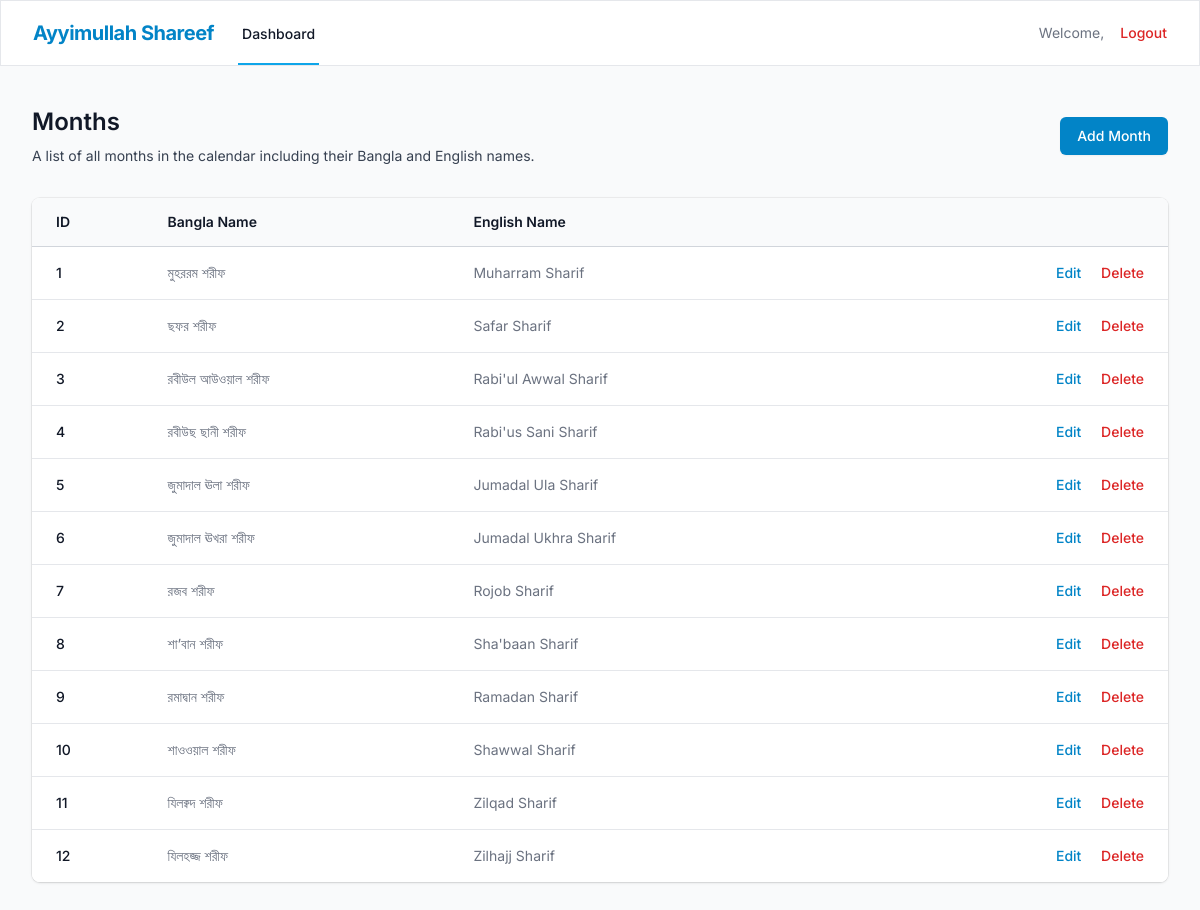
The app's page /dashboard (signed in) with its own data.
### api/models.py (models this page shows)
class Month(Base):
    __tablename__ = "months"
    id = Column(Integer, primary_key=True, index=True)
    month_bn = Column(String, index=True)
    month_en = Column(String, index=True)
    events = relationship("Event", back_populates="month", cascade="all, delete-orphan")

### api/routers/dashboard.py (the view)
@router.get("/dashboard", response_class=HTMLResponse)
async def dashboard(request: Request, db: Session = Depends(database.get_db)):
    user = get_current_user_from_cookie(request, db)
    if not user:
        return RedirectResponse(url="/login")
    months = crud.get_months(db)
    return templates.TemplateResponse("dashboard.html", {"request": request, "user": user, "months": months})

### api/templates/dashboard.html (shortened to what this page needs)
{% extends "base.html" %}
{% block content %}
<div class="sm:flex sm:items-center">
    <div class="sm:flex-auto">
        <h1 class="text-2xl font-semibold text-gray-900">Months</h1>
        <p class="mt-2 text-sm text-gray-700">A list of all months in the calendar including their Bangla and English names.</p>
    </div>
    <div class="mt-4 sm:mt-0 sm:ml-16 sm:flex-none">
        <button onclick="document.getElementById('add-month-modal').classList.remove('hidden')" class="inline-flex items-center justify-center rounded-md border border-transparent bg-primary-600 px-4 py-2 text-sm font-medium text-white shadow-sm hover:bg-primary-700 focus:outline-none focus:ring-2 focus:ring-primary-500 focus:ring-offset-2 sm:w-auto transition-all">
            Add Month
        </button>
    </div>
</div>
<div class="mt-8 flex flex-col">
    <div class="-my-2 -mx-4 overflow-x-auto sm:-mx-6 lg:-mx-8">
        <div class="inline-block min-w-full py-2 align-middle md:px-6 lg:px-8">
            <div class="overflow-hidden shadow ring-1 ring-black ring-opacity-5 md:rounded-lg">
                <table class="min-w-full divide-y divide-gray-300 bg-white">
                    <thead class="bg-gray-50">
                        <tr>
                            <th scope="col" class="py-3.5 pl-4 pr-3 text-left text-sm font-semibold text-gray-900 sm:pl-6">ID</th>
                            <th scope="col" class="px-3 py-3.5 text-left text-sm font-semibold text-gray-900">Bangla Name</th>
                            <th scope="col" class="px-3 py-3.5 text-left text-sm font-semibold text-gray-900">English Name</th>
                            <th scope="col" class="relative py-3.5 pl-3 pr-4 sm:pr-6">
                            </th>
                        </tr>
                    </thead>
                    <tbody class="divide-y divide-gray-200 bg-white">
                        {% for month in months %}
                        <tr class="hover:bg-gray-50 transition-colors">
                            <td class="whitespace-nowrap py-4 pl-4 pr-3 text-sm font-medium text-gray-900 sm:pl-6">{{ month.id }}</td>
                            <td class="whitespace-nowrap px-3 py-4 text-sm text-gray-500 font-bangla">{{ month.month_bn }}</td>
                            <td class="whitespace-nowrap px-3 py-4 text-sm text-gray-500">{{ month.month_en }}</td>
                            <td class="relative whitespace-nowrap py-4 pl-3 pr-4 text-right text-sm font-medium sm:pr-6">
                                <a href="/dashboard/months/{{ month.id }}" class="text-primary-600 hover:text-primary-900 mr-4">Edit<span class="sr-only">, {{ month.month_en }}</span></a>
                                <button onclick="deleteMonth({{ month.id }})" class="text-red-600 hover:text-red-900">Delete<span class="sr-only">, {{ month.month_en }}</span></button>
                            </td>
                        </tr>
                        {% endfor %}
                    </tbody>
                </table>
            </div>
        </div>
    </div>
</div>
{% endblock %}

### api/templates/base.html (shortened to what this page needs)
<!DOCTYPE html>
<html lang="en" class="h-full bg-gray-50">
<head>
    <script src="https://cdn.tailwindcss.com"></script>
</head>
<body class="h-full">
    <div class="min-h-full">
        {% if user %}
        <nav class="bg-white border-b border-gray-200 glass sticky top-0 z-50">
            <div class="max-w-7xl mx-auto px-4 sm:px-6 lg:px-8">
                <div class="flex justify-between h-16">
                    <div class="flex">
                        <div class="flex-shrink-0 flex items-center">
                            <h1 class="text-xl font-bold text-primary-600 tracking-tight">Ayyimullah Shareef</h1>
                        </div>
                        <div class="hidden sm:ml-6 sm:flex sm:space-x-8">
                            <a href="/dashboard" class="border-primary-500 text-gray-900 inline-flex items-center px-1 pt-1 border-b-2 text-sm font-medium">
                                Dashboard
                            </a>
                        </div>
                    </div>
                    <div class="hidden sm:ml-6 sm:flex sm:items-center">
                        <div class="ml-3 relative flex items-center gap-4">
                            <span class="text-sm text-gray-500">Welcome, </span>
                            <a href="/logout" class="text-sm font-medium text-red-600 hover:text-red-500 transition-colors">
                                Logout
                            </a>
                        </div>
                    </div>
                </div>
            </div>
        </nav>
        {% endif %}
        <main class="py-10">
            <div class="max-w-7xl mx-auto px-4 sm:px-6 lg:px-8">
                {% block content %}{% endblock %}
            </div>
        </main>
    </div>
</body>
</html>

### api/templates/base.html (style rules this page uses)
body { font-family: 'Inter', sans-serif; }
.glass { background: rgba(255, 255, 255, 0.7); backdrop-filter: blur(10px); -webkit-backdrop-filter: blur(10px); border: 1px solid rgba(255, 255, 255, 0.18); }

### records on screen
Month: id "1", month_bn "মুহররম শরীফ", month_en "Muharram Sharif"
Month: id "2", month_bn "ছফর শরীফ", month_en "Safar Sharif"
Month: id "3", month_bn "রবীউল আউওয়াল শরীফ", month_en "Rabi'ul Awwal Sharif"
Month: id "4", month_bn "রবীউছ ছানী শরীফ", month_en "Rabi'us Sani Sharif"
Month: id "5", month_bn "জুমাদাল ঊলা শরীফ", month_en "Jumadal Ula Sharif"
Month: id "6", month_bn "জুমাদাল ঊখরা শরীফ", month_en "Jumadal Ukhra Sharif"
Month: id "7", month_bn "রজব শরীফ", month_en "Rojob Sharif"
Month: id "8", month_bn "শা’বান শরীফ", month_en "Sha'baan Sharif"
Month: id "9", month_bn "রমাদ্বান শরীফ", month_en "Ramadan Sharif"
Month: id "10", month_bn "শাওওয়াল শরীফ", month_en "Shawwal Sharif"
Month: id "11", month_bn "যিলক্বদ শরীফ", month_en "Zilqad Sharif"
Month: id "12", month_bn "যিলহজ্জ শরীফ", month_en "Zilhajj Sharif"
